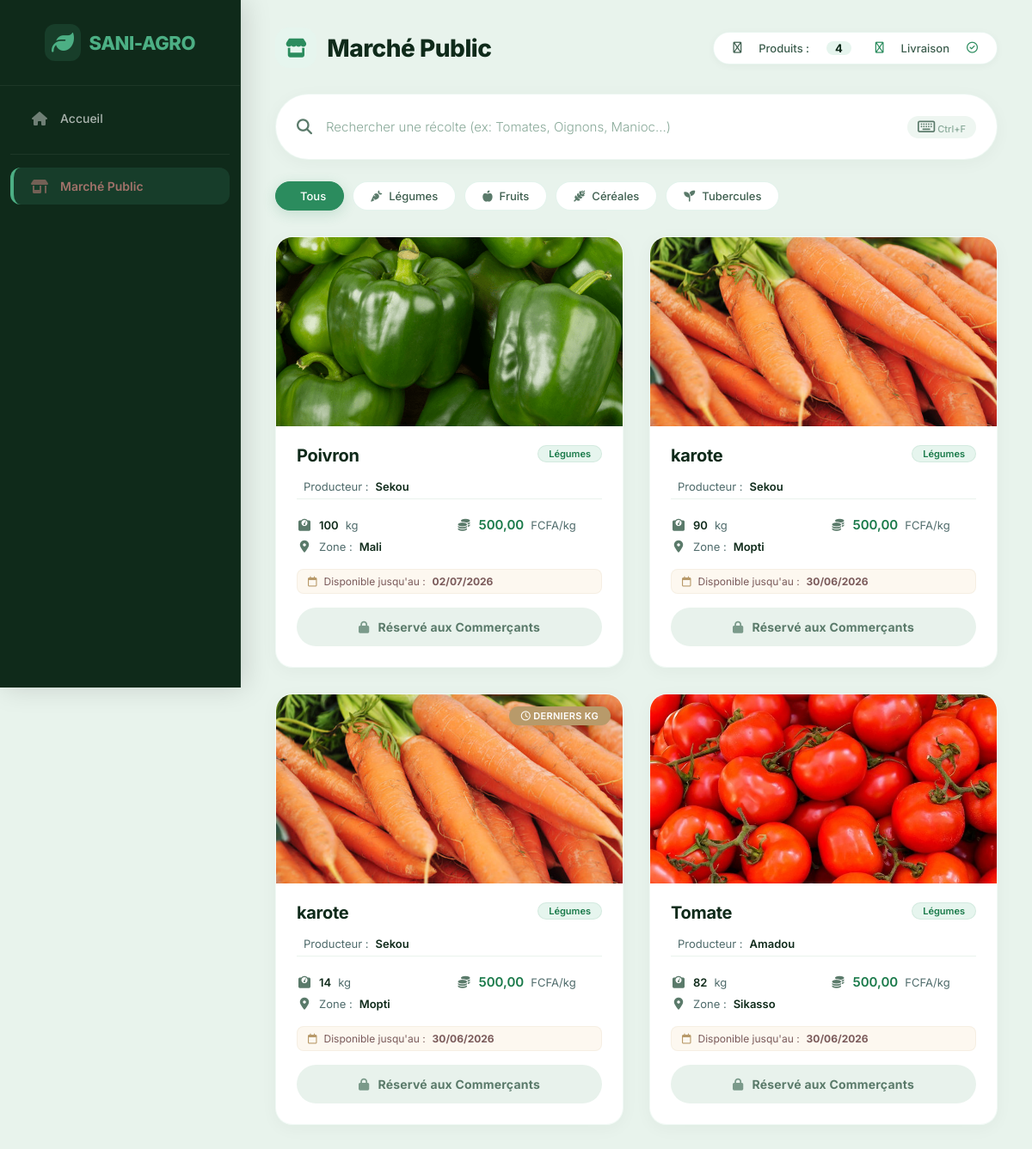
Screenshot of /marche/ with the database file from the repository.
### gestion_agro/models.py (models this page shows, shortened)
class Produits(models.Model):
    producteur = models.ForeignKey(Producteur, on_delete=models.CASCADE, related_name="produits")
    nom_produit = models.CharField(max_length=150)
    categorie = models.CharField(max_length=80)
    quantite_dispo = models.IntegerField(default=0)
    unite_mesure = models.CharField(max_length=20, default="kg")
    prix_unitaire = models.DecimalField(max_digits=12, decimal_places=2)
    image_produit = models.ImageField(upload_to="produits/", blank=True, null=True)
    zone_production = models.CharField(max_length=150, blank=True, null=True)
    date_disponibilite = models.DateField(blank=True, null=True)

class Producteur(models.Model):
    profil = models.OneToOneField(Utilisateur, on_delete=models.CASCADE, primary_key=True, related_name='profil_producteur')

class Utilisateur(models.Model):
    user = models.OneToOneField(User, on_delete=models.CASCADE, related_name="utilisateur_profile")
    nom = models.CharField(max_length=100)
    email = models.EmailField()
    role = models.CharField(max_length=20, choices=[
        ("PRODUCTEUR", "Producteur"),
        ("COMMERCANT", "Commerçant"),
        ("TRANSPORTEUR", "Transporteur"),
        ("ADMIN", "Administrateur"),
    ])
    localisation = models.CharField(max_length=150, blank=True, default="Non précisée")
    telephone = models.CharField(max_length=30, blank=True, null=True)

### gestion_agro/views.py (the view)
# urls.py: path('marche/', views.marche_public, name='marche_public'),
def marche_public(request):
    produits = Produits.objects.filter(quantite_dispo__gt=0).order_by('-id')
    return render(request, "marche.html", {"produits": produits})

### gestion_agro/context_processors.py (called while the page is built)
def notifications_non_lues(request):
    return {'suspense_count': 0}

### templates/marche.html (shortened to what this page needs)
<!DOCTYPE html>
<html lang="fr">
<head>
    {% load static %}
    <link rel="stylesheet" href="https://cdnjs.cloudflare.com/ajax/libs/font-awesome/6.5.0/css/all.min.css" />
</head>
<body>
    <div class="sidebar">
        <h2>SANI-AGRO</h2>
        <ul>
            <li>
                <a href="{% url 'index' %}">
                    <i class="fa-solid fa-house"></i>
                    <span>Accueil</span>
                </a>
            </li>
            <li class="active">
                <a href="#">
                    <i class="fa-solid fa-shop"></i>
                    <span>Marché Public</span>
                </a>
            </li>
        </ul>
    </div>
    <div class="main-content">
        <div class="page-header">
            <h1>Marché Public</h1>
            <div>
                <i class="fa-regular fa-seedling"></i>
                Produits : <span>{{ produits|length }}</span>
                <i class="fa-regular fa-truck-fast" style="color:#2b8c5e; margin-left:8px;"></i>
                Livraison <i class="fa-regular fa-circle-check" style="color:#2b8c5e;"></i>
            </div>
        </div>
        <div class="search-wrapper">
            <i class="fa-solid fa-magnifying-glass"></i>
            <input type="text" id="search-harvest" placeholder="Rechercher une récolte (ex: Tomates, Oignons, Manioc...)" onkeyup="filtrerLeCatalogue()">
            <span class="shortcut"><i class="fa-regular fa-keyboard"></i> Ctrl+F</span>
        </div>
        <div class="filter-container">
            <button class="active" onclick="filtrerParCategorie('tous', this)">
                 Tous
            </button>
            <button onclick="filtrerParCategorie('Légumes', this)">
                <i class="fa-solid fa-carrot"></i> Légumes
            </button>
            <button onclick="filtrerParCategorie('fruit', this)">
                <i class="fa-solid fa-apple-whole"></i> Fruits
            </button>
            <button onclick="filtrerParCategorie('cereale', this)">
                <i class="fa-solid fa-wheat-awn"></i> Céréales
            </button>
            <button onclick="filtrerParCategorie('tubercule', this)">
                <i class="fa-solid fa-seedling"></i> Tubercules
            </button>
        </div>
        <div id="container-catalogue">
            {% for pr in produits %}
            <div class="harvest-card"
                 data-itemname="{{ pr.nom_produit|lower }}"
                 data-category="{{ pr.categorie|lower }}">
                <div class="card-image-wrapper">
                    {% if pr.image_produit %}
                        <img src="{{ pr.image_produit.url }}" alt="{{ pr.nom_produit }}">
                    {% else %}
                        <div class="placeholder-image">
                            <i class="fa-regular fa-image"></i>
                            <span>Pas d'image</span>
                        </div>
                    {% endif %}
                    <div class="card-badges">
                        {% if pr.quantite_dispo > 100 %}
                            <span class="badge badge-fresh">
                                <i class="fa-regular fa-star"></i> Stock frais
                            </span>
                        {% elif pr.quantite_dispo > 0 and pr.quantite_dispo <= 50 %}
                            <span class="badge badge-urgent">
                                <i class="fa-regular fa-clock"></i> Derniers kg
                            </span>
                        {% elif pr.quantite_dispo == 0 %}
                            <span class="badge badge-soldout">
                                <i class="fa-regular fa-circle-xmark"></i> Épuisé
                            </span>
                        {% endif %}
                    </div>
                </div>
                <div class="card-body">
                    <div class="card-header-info">
                        <span class="card-title">{{ pr.nom_produit }}</span>
                        <span class="card-category">{{ pr.categorie }}</span>
                    </div>
                    <div class="card-producer">
                        Producteur :
                        <strong>
                            {% if pr.producteur.profil.nom %}
                                {{ pr.producteur.profil.nom|capfirst }}
                            {% else %}
                                {{ pr.producteur }}
                            {% endif %}
                        </strong>
                    </div>
                    <div class="product-info-grid">
                        <div class="product-info-item">
                            <i class="fa-solid fa-weight-scale"></i>
                            <span class="value">{{ pr.quantite_dispo }}</span>
                            <span class="unit">kg</span>
                        </div>
                        <div class="product-info-item">
                            <i class="fa-solid fa-coins"></i>
                            <span class="value price">{{ pr.prix_unitaire }}</span>
                            <span class="unit">FCFA/kg</span>
                        </div>
                        <div class="product-info-item" style="grid-column: span 2;">
                            <i class="fa-solid fa-location-dot"></i>
                            Zone : <span class="value">{{ pr.zone_production|default:"Mali" }}</span>
                        </div>
                    </div>
                    <div class="card-expiry">
                        <i class="fa-regular fa-calendar"></i>
                        Disponible jusqu'au : <strong>{{ pr.date_disponibilite|date:"d/m/Y" }}</strong>
                    </div>
                    <div class="card-actions">
                        {% if request.user.is_authenticated and request.user.utilisateur_profile.role == 'COMMERCANT' %}
                            <button class="btn-order" onclick="window.location.href='{% url 'passer_commande' %}?produit_id={{ pr.id }}'">
                                <i class="fa-solid fa-basket-shopping"></i> Passer commande
                            </button>
                        {% else %}
                            <button class="btn-disabled" onclick="afficherAlerte()">
                                <i class="fa-solid fa-lock"></i> Réservé aux Commerçants
                            </button>
                        {% endif %}
                    </div>
                </div>
            </div>
            {% endfor %}
        </div>
    </div>
</body>
</html>

### rows the page displays
Produits: image_produit (picture), nom_produit "Poivron", categorie "Légumes", producteur.profil.nom "Sekou", quantite_dispo "100", prix_unitaire "500,00", zone_production "Mali", date_disponibilite "02/07/2026"
Produits: image_produit (picture), nom_produit "karote", categorie "Légumes", producteur.profil.nom "Sekou", quantite_dispo "90", prix_unitaire "500,00", zone_production "Mopti", date_disponibilite "30/06/2026"
Produits: image_produit (picture), shows "DERNIERS KG", nom_produit "karote", categorie "Légumes", producteur.profil.nom "Sekou", quantite_dispo "14", prix_unitaire "500,00", zone_production "Mopti", date_disponibilite "30/06/2026"
Produits: image_produit (picture), nom_produit "Tomate", categorie "Légumes", producteur.profil.nom "Amadou", quantite_dispo "82", prix_unitaire "500,00", zone_production "Sikasso", date_disponibilite "30/06/2026"

### other values shown
{{ produits|length }} "4"
